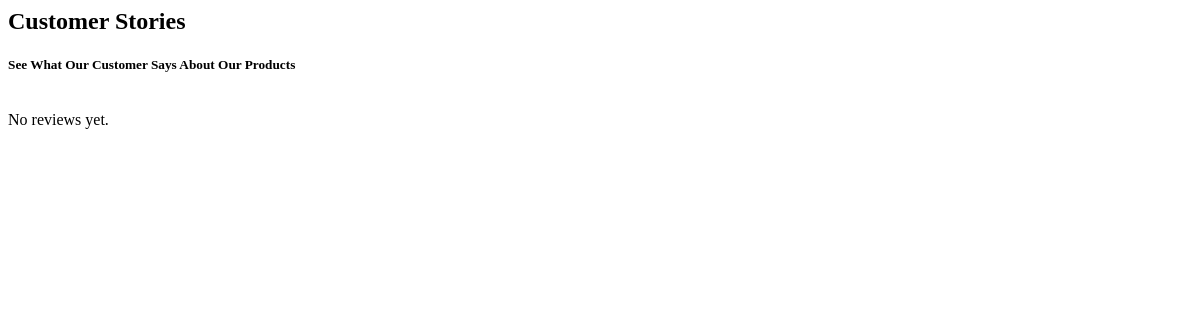
Before: /demo.php with the older database file.
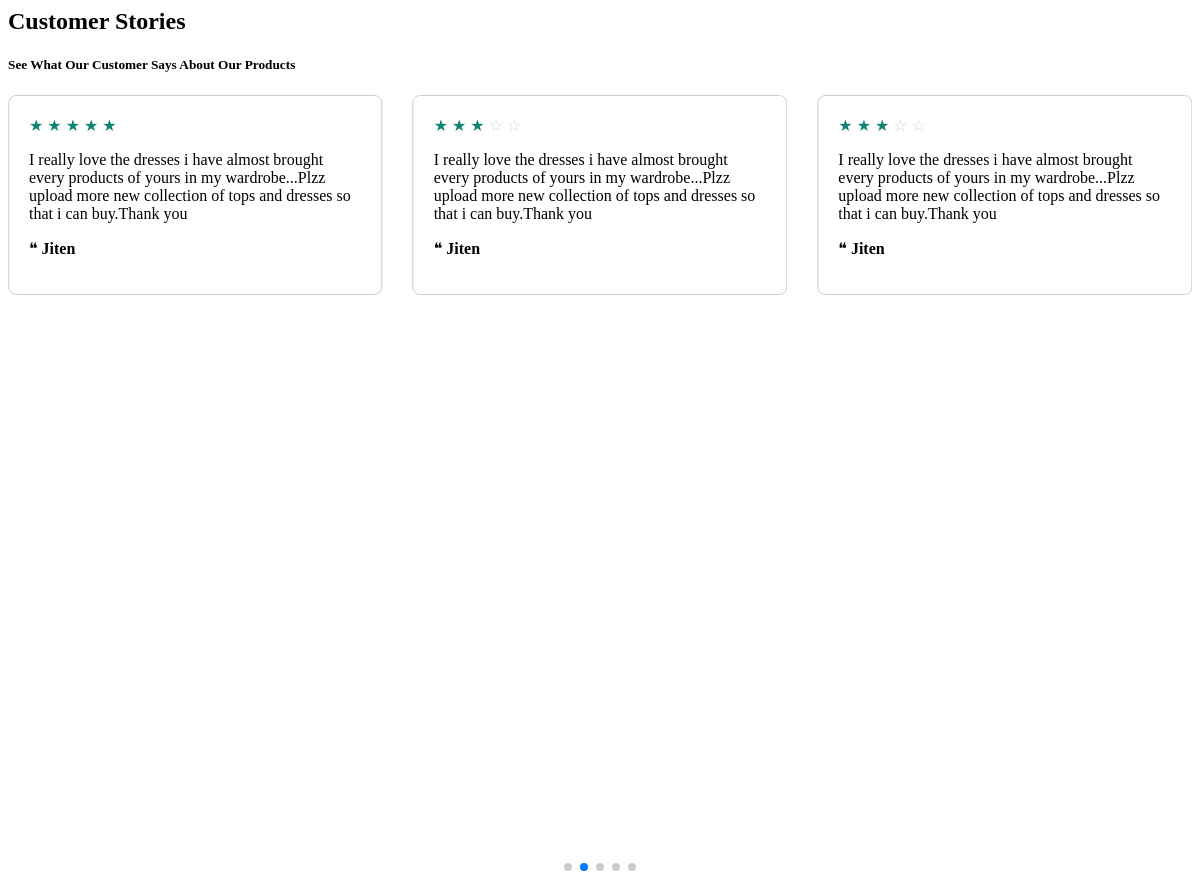
After: the same page with the newer database file.
### tables this page shows
CREATE TABLE IF NOT EXISTS `tbl_rating` (
  `rt_id` int NOT NULL AUTO_INCREMENT,
  `p_id` int NOT NULL,
  `cust_id` int NOT NULL,
  `comment` text NOT NULL,
  `rating` int NOT NULL,
  PRIMARY KEY (`rt_id`)
);

CREATE TABLE IF NOT EXISTS `tbl_customer` (
  `cust_id` int NOT NULL AUTO_INCREMENT,
  `cust_name` varchar(100) NOT NULL,
  `cust_cname` varchar(100) NOT NULL,
  `cust_email` varchar(100) NOT NULL,
  `cust_phone` varchar(50) NOT NULL,
  `cust_country` int NOT NULL,
  `cust_address` text NOT NULL,
  `cust_city` varchar(100) NOT NULL,
  `cust_state` varchar(100) NOT NULL,
  `cust_zip` varchar(30) NOT NULL,
  `cust_b_name` varchar(100) NOT NULL,
  `cust_b_cname` varchar(100) NOT NULL,
  `cust_b_phone` varchar(50) NOT NULL,
  `cust_b_country` int NOT NULL,
  `cust_b_address` text NOT NULL,
  `cust_b_city` varchar(100) NOT NULL,
  `cust_b_state` varchar(100) NOT NULL,
  `cust_b_zip` varchar(30) NOT NULL,
  `cust_s_name` varchar(100) NOT NULL,
  `cust_s_cname` varchar(100) NOT NULL,
  `cust_s_phone` varchar(50) NOT NULL,
  `cust_s_country` int NOT NULL,
  `cust_s_address` text NOT NULL,
  `cust_s_city` varchar(100) NOT NULL,
  `cust_s_state` varchar(100) NOT NULL,
  `cust_s_zip` varchar(30) NOT NULL,
  `cust_password` varchar(100) NOT NULL,
  `cust_token` varchar(255) NOT NULL,
  `cust_datetime` varchar(100) NOT NULL,
  `cust_timestamp` varchar(100) NOT NULL,
  `cust_status` int NOT NULL,
  PRIMARY KEY (`cust_id`)
);

### demo.php (the view, shortened to what this page needs)
<?php
require_once("admin/inc/config.php");
$reviews = [];
$sql = "SELECT r.*, c.cust_name
        FROM tbl_rating r
        JOIN tbl_customer c ON r.cust_id = c.cust_id";
$result = $conn->query($sql);
if ($result && $result->num_rows > 0) {
    while ($row = $result->fetch_assoc()) {
        $reviews[] = $row;
    }
}
$total = count($reviews);
?>
<link rel="stylesheet" href="https://unpkg.com/swiper/swiper-bundle.min.css" />
<div class="container text-center">
    <h2 class="title">Customer Stories</h2>
    <h5 class="subtitle">See What Our Customer Says About Our Products</h5>
    <div class="swiper mySwiper">
        <div class="swiper-wrapper">
            <?php if ($total > 0): ?>
            <?php foreach ($reviews as $review): ?>
            <div class="swiper-slide">
                <div class="review-box" style="border: 1px solid #ccc; padding: 20px; border-radius: 8px;">
                    <div class="stars">
                        <?php
                                $fullStars = floor($review['rating']);
                                $halfStar = ($review['rating'] - $fullStars) >= 0.5 ? 1 : 0;
                            ?>
                        <?php for ($i = 0; $i < $fullStars; $i++): ?>
                        <span class="star full" style="color: #108474;">★</span>
                        <?php endfor; ?>
                        <?php for ($i = $fullStars + $halfStar; $i < 5; $i++): ?>
                        <span class="star empty" style="color: lightgray;">☆</span>
                        <?php endfor; ?>
                    </div>
                    <p class="review-text"><?= htmlspecialchars($review['comment']) ?></p>
                    <p class="review-author">❝ <strong><?= htmlspecialchars($review['cust_name']) ?></strong></p>
                </div>
            </div>
            <?php endforeach; ?>
            <?php else: ?>
            <div class="swiper-slide">
                <p>No reviews yet.</p>
            </div>
            <?php endif; ?>
        </div>
        <div class="swiper-pagination"></div>
    </div>
</div>

Changed rows visible on the page:
added tbl_rating: rating 5 (drawn), comment "I really love the dresses i have almost brought every products of yours in my wardrobe...Plzz upload more new collection of tops and dresses so that i can buy.Thank you", cust.cust_name "Jiten"
added tbl_rating: rating 3 (drawn), comment "I really love the dresses i have almost brought every products of yours in my wardrobe...Plzz upload more new collection of tops and dresses so that i can buy.Thank you", cust.cust_name "Jiten"
added tbl_rating: rating 3 (drawn), comment "I really love the dresses i have almost brought every products of yours in my wardrobe...Plzz upload more new collection of tops and dresses so that i can buy.Thank you", cust.cust_name "Jiten"
Other visible differences:
text no longer shown: "No reviews yet."
